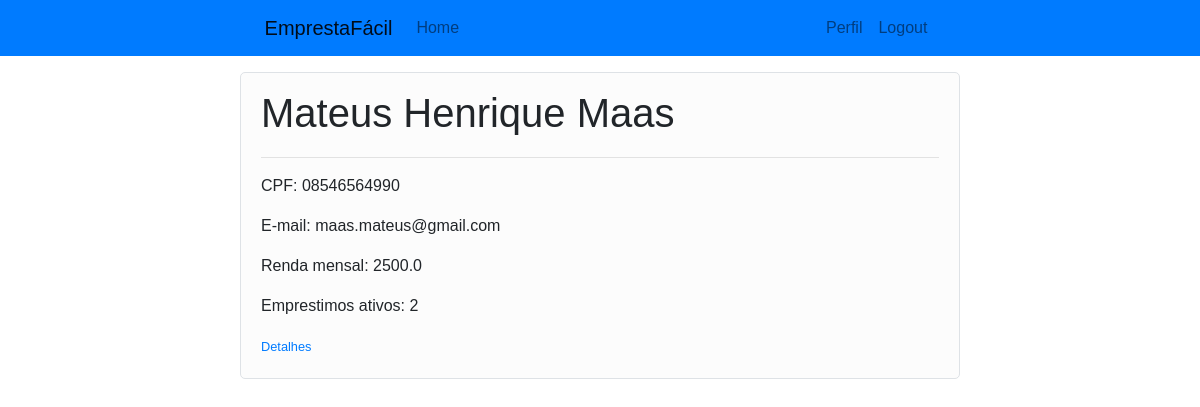
The page /perfil (signed in) on the database its author committed.
### FlaskEmprestimo/models.py (models this page shows, shortened)
class Usuario(db.Model, UserMixin):
    id = db.Column(db.Integer, primary_key=True)
    nome = db.Column(db.String(50), nullable=False)
    cpf = db.Column(db.String(11), nullable = False, unique=True)
    email = db.Column(db.String(50), nullable=False, unique=True)
    senha = db.Column(db.String(60), nullable=False)
    salario = db.Column(db.Float, nullable=False)
    emprestimos = db.relationship('Emprestimo', backref='beneficiado', lazy=True)

### FlaskEmprestimo/routes.py (the view)
@app.route('/perfil')
@login_required
def perfil():
    qtd_emprestimos = 0
    emprestimos = Usuario.query.filter_by(id=current_user.id).first().emprestimos
    for emprestimo in emprestimos:
        if emprestimo.ativo:
            qtd_emprestimos += 1
    return render_template('perfil.html', title='Perfil', qtd_emprestimos=qtd_emprestimos)

### FlaskEmprestimo/models.py (called while the page is built)
@login_manager.user_loader
def load_user(user_id):
    return Usuario.query.get(int(user_id))

### FlaskEmprestimo/templates/perfil.html
{% extends 'base.html' %}
{% block conteudo %}
<div class="border">
    <div class="info mt-3">
        <h1>{{ current_user.nome }}</h1>
        <hr>
        <p>CPF: {{ current_user.cpf }}</p>
        <p>E-mail: {{current_user.email}}</p>
        {% if current_user.salario %}
            <p>Renda mensal: {{ current_user.salario }}</p>
        {% else %}
            <p>Salário não informado</p>
        {% endif %}
        <p>Emprestimos ativos: {{ qtd_emprestimos }}</p>
        <small class="text-muted">
            <a href="{{ url_for('detalhes_emprestimos') }}">Detalhes</a>
        </small>
    </div>
</div>
{% endblock %}

### FlaskEmprestimo/static/css/main.css (style rules this page uses)
body { font-family: sans-serif; }
div.border { border: 1px solid gray; border-radius: 5px; background-color: rgb(252, 252, 252); }
div.info { margin: 20px; }
div.info h1 { margin-bottom: 20px; }

### rows shown on the page
Usuario: nome "Mateus Henrique Maas", cpf "08546564990", email "maas.mateus@gmail.com", salario "2500.0"

### other values the page prints
{{ qtd_emprestimos }} "2"
